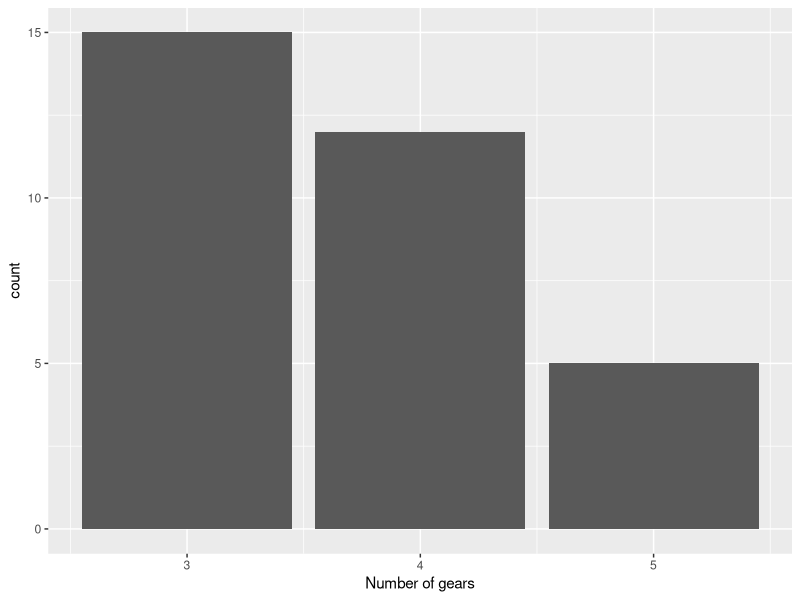
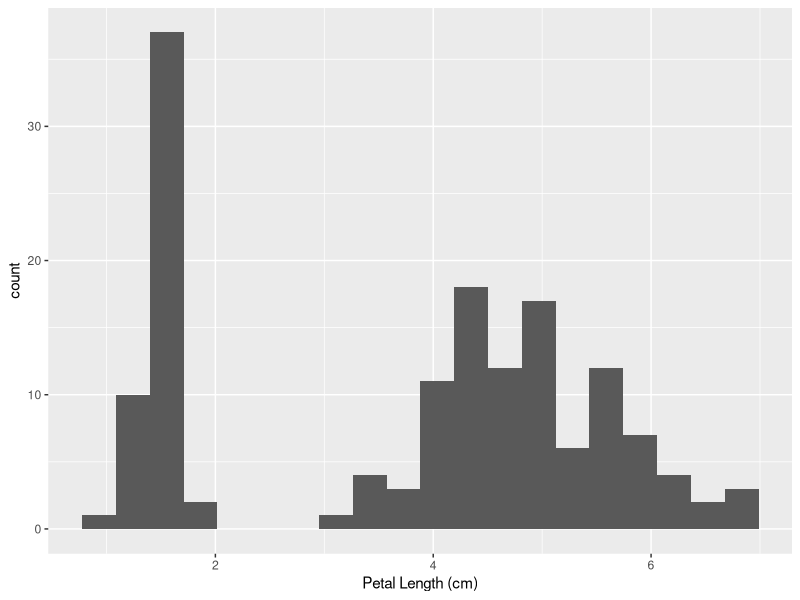
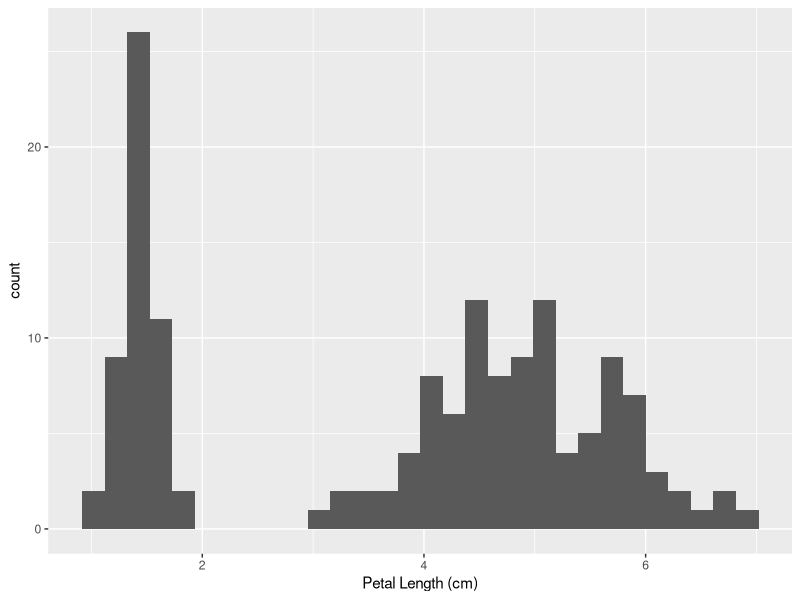
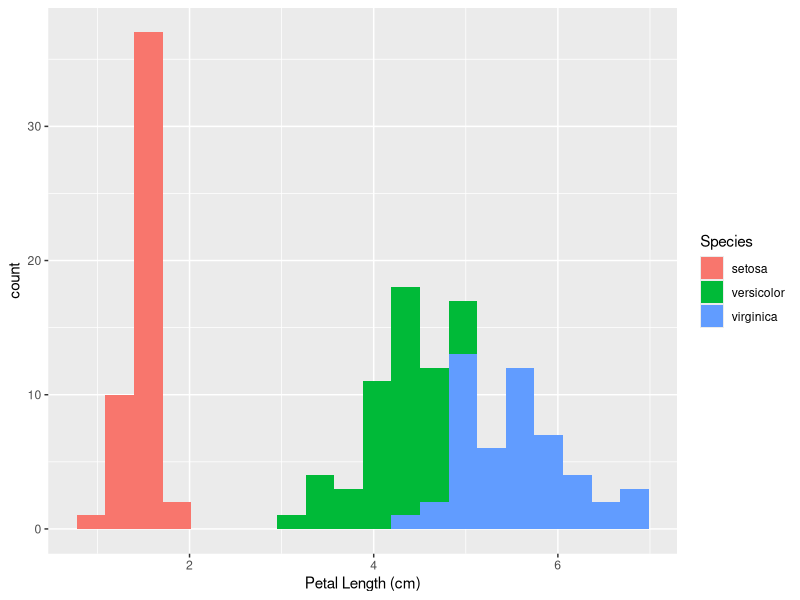
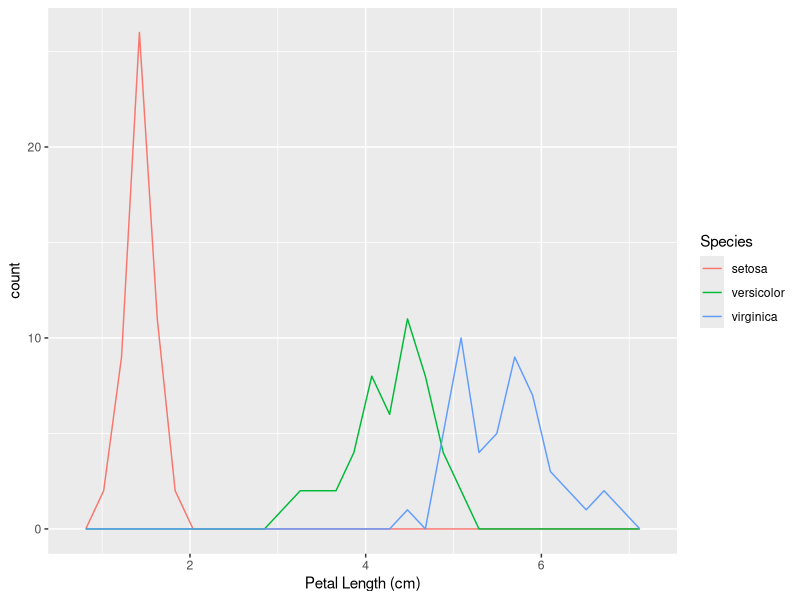
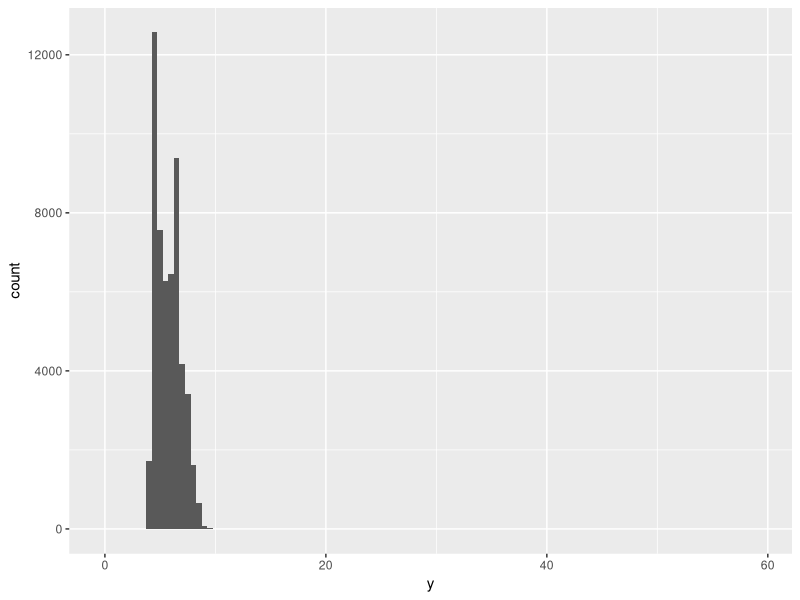
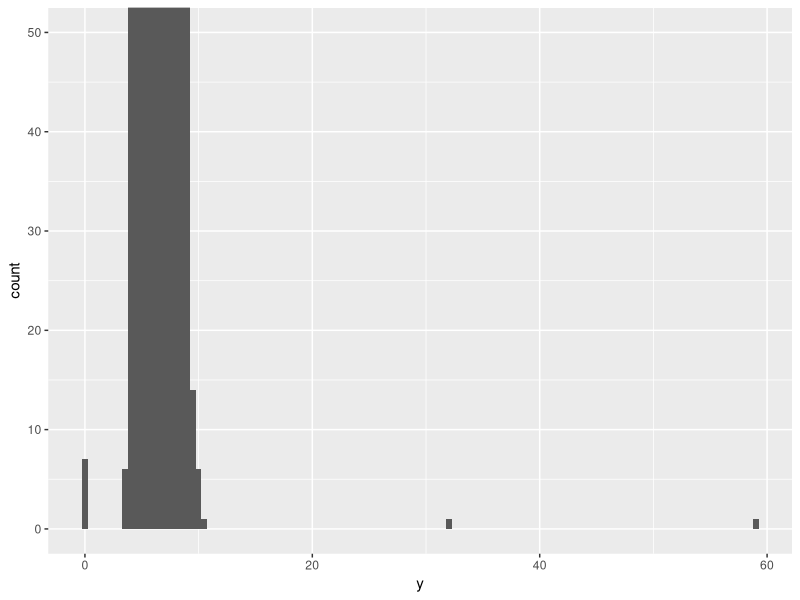
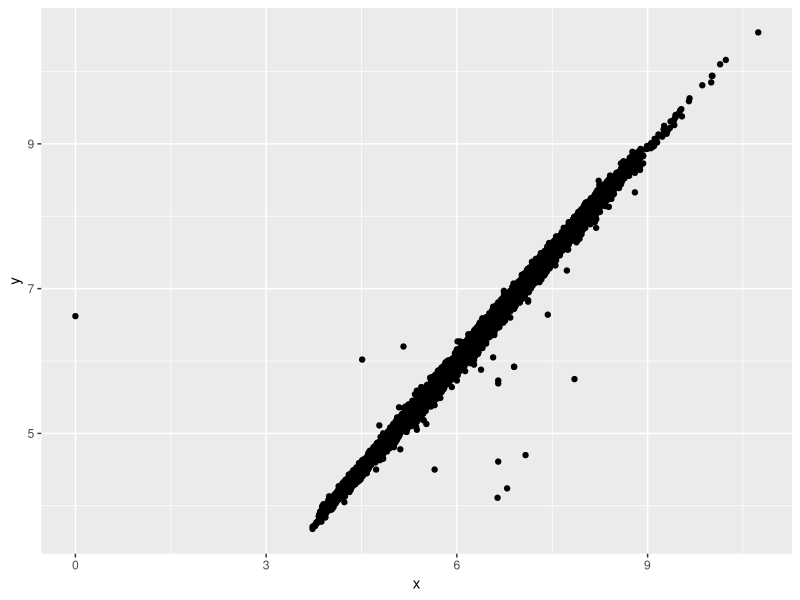

R code for these plots, in order:
## ---- chunk 1
knitr::opts_chunk$set(echo = T, warning = F, message = F)
knitr::opts_chunk$set(fig.width=7, fig.height=5, fig.align='center', fig.retina=3) 
## ---- chunk 2
library(ggplot2)
# We plot the number of gears in the mtcars data
ggplot(data=mtcars, aes(x=gear)) + 
  geom_bar() + 
  labs(x = "Number of gears")
## ---- chunk 3
library(tidyverse)
mtcars %>% group_by(gear)  %>% summarise(n())
## ---- chunk 4
ggplot(data=iris, aes(x=Petal.Length)) + 
  geom_histogram(bins = 20) + 
  labs(x = "Petal Length (cm)")
## ---- chunk 5
ggplot(data=iris, aes(x=Petal.Length)) + 
  geom_histogram() + 
  labs(x = "Petal Length (cm)")
## ---- chunk 6
ggplot(data=iris, aes(x=Petal.Length, fill=Species)) + 
  geom_histogram(bins = 20) + 
  labs(x = "Petal Length (cm)")
## ---- chunk 7
ggplot(data=iris, aes(x=Petal.Length, color=Species)) + 
  geom_freqpoly() + 
  labs(x = "Petal Length (cm)")
## ---- chunk 8
ggplot(diamonds, aes(x=y)) +
  geom_histogram(binwidth = 0.5)
## ---- chunk 9
ggplot(diamonds, aes(x=y)) +
  geom_histogram(binwidth = 0.5) + 
  coord_cartesian( ylim = c(0,50) )
## ---- chunk 10
diamonds %>%
  filter(y < 3 | y > 20) 
## ---- chunk 11
diamonds2 <- diamonds %>%
  filter(y>=3 & y<=20)
## ---- chunk 12
diamonds2 <- diamonds %>%
  mutate(y = ifelse(y<3 | y>20, NA, y))
## ---- chunk 13
ggplot(data=diamonds2, mapping = aes(x=x, y=y))+
  geom_point()
## ---- chunk 14
ggplot(data=diamonds2, mapping = aes(x=x, y=y))+
  geom_point(na.rm = T)
## ---- chunk 15
ggplot(data=diamonds, aes(x=price, color=cut)) + 
  geom_freqpoly()
## ---- chunk 16
ggplot(data=diamonds, aes(x=price, y=..density.., color=cut)) + 
  geom_freqpoly()
## ---- chunk 17
ggplot(data = mpg, aes(x = class, y = hwy)) + 
  geom_boxplot()
## ---- chunk 18
ggplot(data = mpg, aes(x = reorder(class, hwy, FUN = median), y = hwy)) + #<<
  geom_boxplot()
## ---- chunk 19
ggplot(data = diamonds, aes(x = cut, y = color)) + 
  geom_count() #<<
## ---- chunk 20
diamonds %>%
  group_by(color, cut) %>%
  summarise(n = n())
## ---- chunk 21
diamonds %>%
  count(color, cut) 
## ---- chunk 22
diamonds %>%
  count(color, cut) %>%
  ggplot(aes(x = color, y = cut, fill = n))+ 
  geom_tile() #<<
## ---- chunk 23
ggplot(data=diamonds, aes(x = carat, y = price)) + 
  geom_point(alpha = 0.01) #<<
## ---- chunk 24
ggplot(data=diamonds, aes(x = carat, y = price)) + 
  geom_bin2d() #<<
## ---- chunk 25
# install.packages("hexbin")
ggplot(data=diamonds, aes(x = carat, y = price)) + 
  geom_hex() #<<
## ---- chunk 26
ggplot(data=diamonds, aes(x = carat, y = price, )) + 
  geom_boxplot(aes(group = cut_width(carat, 0.1)) ) #<<
## ---- chunk 27
ggplot(data=diamonds, aes(x = carat, y = price, )) + 
  geom_boxplot(aes(group = cut_number(carat, 20)) ) #<<
